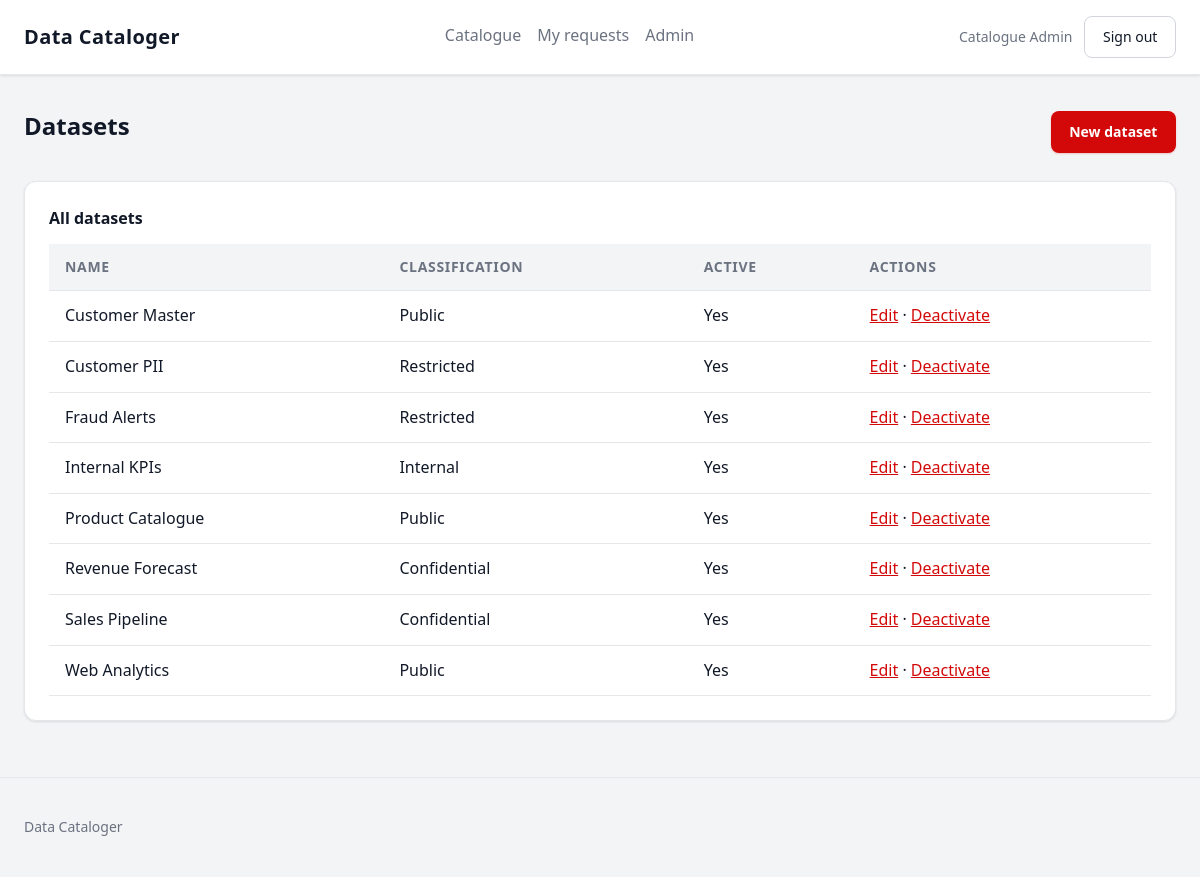
The app's page /admin/datasets (signed in) with its own data.
### app/models/user.py (models this page shows, shortened)
class User(UserMixin, db.Model):
    __tablename__ = "users"
    id = db.Column(db.Uuid, primary_key=True, default=uuid.uuid4)
    email = db.Column(db.String(255), unique=True, nullable=False)
    full_name = db.Column(db.String(255), nullable=False)
    password_hash = db.Column(db.Text, nullable=False)
    role = db.Column(db.Enum(UserRole, name="user_role"), nullable=False, default=UserRole.viewer)
    is_active = db.Column(db.Boolean, nullable=False, default=True)
    created_at = db.Column(
        db.DateTime(timezone=True), nullable=False, default=lambda: datetime.now(timezone.utc)
    )

### app/models/dataset.py (models this page shows)
class Dataset(db.Model):
    __tablename__ = "datasets"
    __table_args__ = (db.CheckConstraint("row_count >= 0", name="chk_row_count_nonneg"),)
    id = db.Column(db.Uuid, primary_key=True, default=uuid.uuid4)
    name = db.Column(db.String(255), unique=True, nullable=False)
    description = db.Column(db.Text)
    source_system_id = db.Column(db.Integer, db.ForeignKey("source_systems.id"), nullable=False)
    classification_id = db.Column(db.Integer, db.ForeignKey("classifications.id"), nullable=False)
    owner_id = db.Column(db.Uuid, db.ForeignKey("users.id"), nullable=False)
    row_count = db.Column(db.BigInteger)
    refresh_frequency = db.Column(
        db.Enum(RefreshFrequency, name="refresh_frequency"),
        nullable=False,
        default=RefreshFrequency.daily,
    )
    last_refreshed = db.Column(db.Date)
    is_active = db.Column(db.Boolean, nullable=False, default=True)
    created_at = db.Column(
        db.DateTime(timezone=True), nullable=False, default=lambda: datetime.now(timezone.utc)
    )
    source_system = db.relationship("SourceSystem")
    classification = db.relationship("Classification")
    owner = db.relationship("User")

### app/models/classification.py (models this page shows)
class Classification(db.Model):
    __tablename__ = "classifications"
    id = db.Column(db.Integer, primary_key=True)
    label = db.Column(db.String(100), unique=True, nullable=False)
    rank = db.Column(db.Integer, unique=True, nullable=False)
    description = db.Column(db.Text)

### app/admin/routes.py (the view)
@admin_bp.route("/datasets")
@role_required(UserRole.admin)
def datasets():
    rows = Dataset.query.order_by(Dataset.name).all()
    return render_template("admin/datasets/list.html", title="Datasets", datasets=rows)

### app/templates/admin/datasets/list.html
{% extends 'base.html' %}
{% block content %}
<section>
  <div class="page-header"><h1>Datasets</h1><a class="btn btn-primary" href="{{ url_for('admin.dataset_create') }}">New dataset</a></div>
  <div class="table-wrap card">
    <table class="data-table">
      <caption>All datasets</caption>
      <thead><tr><th scope="col">Name</th><th scope="col">Classification</th><th scope="col">Active</th><th scope="col">Actions</th></tr></thead>
      <tbody>
        {% for dataset in datasets %}
        <tr>
          <td>{{ dataset.name }}</td>
          <td>{{ dataset.classification.label }}</td>
          <td>{{ 'Yes' if dataset.is_active else 'No' }}</td>
          <td>
            <a href="{{ url_for('admin.dataset_edit', dataset_id=dataset.id) }}">Edit</a>
            {% if dataset.is_active %} · <a href="{{ url_for('admin.dataset_delete', dataset_id=dataset.id) }}">Deactivate</a>{% endif %}
          </td>
        </tr>
        {% endfor %}
      </tbody>
    </table>
  </div>
</section>
{% endblock %}

### app/templates/base.html (shortened to what this page needs)
<!doctype html>
<html lang="en">
<head>
  <link rel="stylesheet" href="{{ url_for('static', filename='css/main.css') }}">
</head>
<body>
  <header class="site-header">
    <div class="container header-inner">
      <a class="brand" href="{{ url_for('index') }}">Data Cataloger</a>
      {% if current_user.is_authenticated %}
      <nav class="site-nav" aria-label="Primary">
        <a href="{{ url_for('catalogue.list_datasets') }}">Catalogue</a>
        <a href="{{ url_for('catalogue.my_requests') }}">My requests</a>
        {% if current_user.role.value == 'admin' %}
        <a href="{{ url_for('admin.dashboard') }}">Admin</a>
        {% endif %}
      </nav>
      <div class="session">
        <span class="session-user">{{ current_user.full_name }}</span>
        <form method="post" action="{{ url_for('auth.logout') }}" class="inline-form">
          <button type="submit" class="btn btn-secondary">Sign out</button>
        </form>
      </div>
      {% endif %}
    </div>
  </header>
  <main id="main-content" class="container main-content">
    {% block content %}{% endblock %}
  </main>
  <footer class="site-footer">
    <div class="container">
      <p>Data Cataloger</p>
    </div>
  </footer>
</body>
</html>

### app/static/css/main.css (style rules this page uses)
:root { --color-bg: #f3f4f6; --color-surface: #ffffff; --color-text: #111827; --color-muted: #6b7280; --color-border: #e5e7eb; --color-border-strong: #d1d5db; --color-accent: #d30909; --color-accent-hover: #a80707; --color-success: #16a34a; --color-error: #d30909; --space-1: 0.25rem; --space-2: 0.5rem; --space-3: 0.75rem; --space-4: 1rem; --space-5: 1.5rem; --space-6: 2rem; --radius: 0.5rem; --radius-lg: 0.75rem; --max-width: 72rem; --font: system-ui, -apple-system, "Segoe UI", Roboto, sans-serif; --text-sm: 0.875rem; --text-base: 1rem; --text-lg: 1.25rem; --text-xl: 1.5rem; --shadow-sm: 0 1px 3px rgba(0, 0, 0, 0.07), 0 1px 2px rgba(0, 0, 0, 0.04); --shadow-md: 0 4px 12px rgba(0, 0, 0, 0.08), 0 2px 4px rgba(0, 0, 0, 0.04); --transition: 150ms ease; }
* { box-sizing: border-box; }
body { margin: 0; font-family: var(--font); font-size: var(--text-base); line-height: 1.6; color: var(--color-text); background: var(--color-bg); }
a { color: var(--color-accent); transition: color var(--transition); }
.container { width: min(100% - 2rem, var(--max-width)); margin-inline: auto; }
.site-header { background: var(--color-surface); border-bottom: 1px solid var(--color-border); box-shadow: var(--shadow-sm); position: sticky; top: 0; z-index: 100; }
.header-inner { display: flex; flex-wrap: wrap; gap: var(--space-3); align-items: center; justify-content: space-between; padding: var(--space-4) 0; }
.brand { font-weight: 700; font-size: var(--text-lg); text-decoration: none; color: var(--color-text); letter-spacing: 0.02em; transition: color var(--transition); }
.site-nav { display: flex; gap: var(--space-4); flex-wrap: wrap; }
.site-nav a { text-decoration: none; color: var(--color-muted); font-weight: 500; padding: var(--space-1) 0; border-bottom: 2px solid transparent; transition: color var(--transition), border-color var(--transition); }
.session { display: flex; gap: var(--space-3); align-items: center; flex-wrap: wrap; }
.session-user { color: var(--color-muted); font-size: var(--text-sm); font-weight: 500; }
.main-content { padding: var(--space-6) 0; }
.site-footer { border-top: 1px solid var(--color-border); padding: var(--space-5) 0; color: var(--color-muted); font-size: var(--text-sm); }
.card { background: var(--color-surface); border: 1px solid var(--color-border); border-radius: var(--radius-lg); padding: var(--space-5); margin-bottom: var(--space-5); box-shadow: var(--shadow-sm); }
.page-header { display: flex; justify-content: space-between; align-items: center; gap: var(--space-4); flex-wrap: wrap; margin-bottom: var(--space-5); }
h1 { font-size: var(--text-xl); margin: 0 0 var(--space-3); font-weight: 700; }
.btn { display: inline-flex; align-items: center; gap: var(--space-2); border: 1px solid transparent; border-radius: var(--radius); padding: 0.55rem 1.1rem; font: inherit; font-size: var(--text-sm); font-weight: 500; cursor: pointer; text-decoration: none; transition: background var(--transition), color var(--transition), box-shadow var(--transition), border-color var(--transition); white-space: nowrap; }
.btn-primary { background: var(--color-accent); color: var(--color-surface); font-weight: 600; box-shadow: 0 1px 2px rgba(211, 9, 9, 0.2); }
.btn-secondary { background: var(--color-surface); border-color: var(--color-border-strong); color: var(--color-text); }
.inline-form { display: inline; }
.table-wrap { overflow-x: auto; }
.data-table { width: 100%; border-collapse: collapse; }
.data-table caption { text-align: left; font-weight: 600; margin-bottom: var(--space-3); color: var(--color-text); }
.data-table th, .data-table td { padding: var(--space-3) var(--space-4); border-bottom: 1px solid var(--color-border); text-align: left; vertical-align: middle; }
.data-table th { background: var(--color-bg); color: var(--color-muted); font-size: var(--text-sm); font-weight: 600; text-transform: uppercase; letter-spacing: 0.05em; }
.data-table tbody tr { transition: background var(--transition); }

### records on screen
User: full_name "Catalogue Admin"
Dataset: name "Customer Master", classification.label "Public", is_active "Yes"
Dataset: name "Customer PII", classification.label "Restricted", is_active "Yes"
Dataset: name "Fraud Alerts", classification.label "Restricted", is_active "Yes"
Dataset: name "Internal KPIs", classification.label "Internal", is_active "Yes"
Dataset: name "Product Catalogue", classification.label "Public", is_active "Yes"
Dataset: name "Revenue Forecast", classification.label "Confidential", is_active "Yes"
Dataset: name "Sales Pipeline", classification.label "Confidential", is_active "Yes"
Dataset: name "Web Analytics", classification.label "Public", is_active "Yes"
